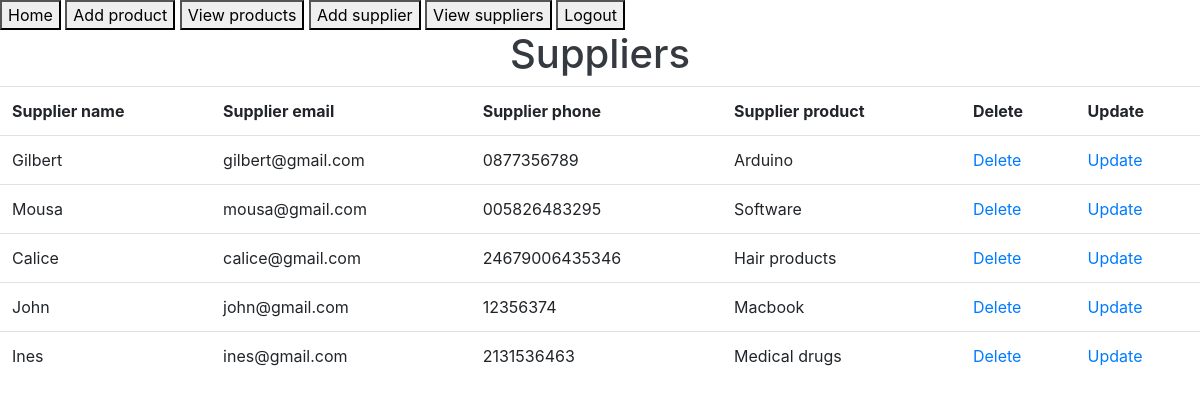
Screenshot of /view-suppliers/ (signed in) with the database file from the repository.
### afternoonRegistration/models.py (models this page shows)
class Supplier(models.Model):
    sup_name = models.CharField(max_length=30, blank=False, null=False)
    sup_email = models.EmailField(max_length=30, blank=False, null=False)
    sup_phone = models.CharField(max_length=30, blank=False, null=False)
    sup_product = models.CharField(max_length=30, blank=False, null=False)

### afternoonRegistration/views.py (the view)
# urls.py: path('view-suppliers/', general_views.view_suppliers, name='view-suppliers'),
@login_required
def view_suppliers(request):
    suppliers = Supplier.objects.all()
    context = {'suppliers': suppliers}
    return render(request, 'view-suppliers.html', context)

### templates/view-suppliers.html
{% extends 'base.html' %}
{% block content %}
<div class="supplier-section">
    <div class="supplier-section-container">
        <h1 class="text-dark text-center">Suppliers</h1>
        <table class="table">
            <tr>
            <th>Supplier name</th>
            <th>Supplier email</th>
            <th>Supplier phone</th>
            <th>Supplier product</th>
            <th>Delete</th>
            <th>Update</th>
        </tr>
            {% for supplier in suppliers %}
                <tr>
                    <td>{{ supplier.sup_name }}</td>
                    <td>{{ supplier.sup_email }}</td>
                    <td>{{ supplier.sup_phone }}</td>
                    <td>{{ supplier.sup_product }}</td>
                    <td><a href="/delete-supplier/{{ supplier.id }}">Delete</a></td>
                    <td><a href="/update-supplier/{{ supplier.id }}">Update</a></td>
                </tr>
            {% endfor %}
        </table>
    </div>
</div>
{% endblock %}

### rows the page displays
Supplier: sup_name "Gilbert", sup_email "gilbert@gmail.com", sup_phone "0877356789", sup_product "Arduino"
Supplier: sup_name "Mousa", sup_email "mousa@gmail.com", sup_phone "005826483295", sup_product "Software"
Supplier: sup_name "Calice", sup_email "calice@gmail.com", sup_phone "24679006435346", sup_product "Hair products"
Supplier: sup_name "John", sup_email "john@gmail.com", sup_phone "12356374", sup_product "Macbook"
Supplier: sup_name "Ines", sup_email "ines@gmail.com", sup_phone "2131536463", sup_product "Medical drugs"
